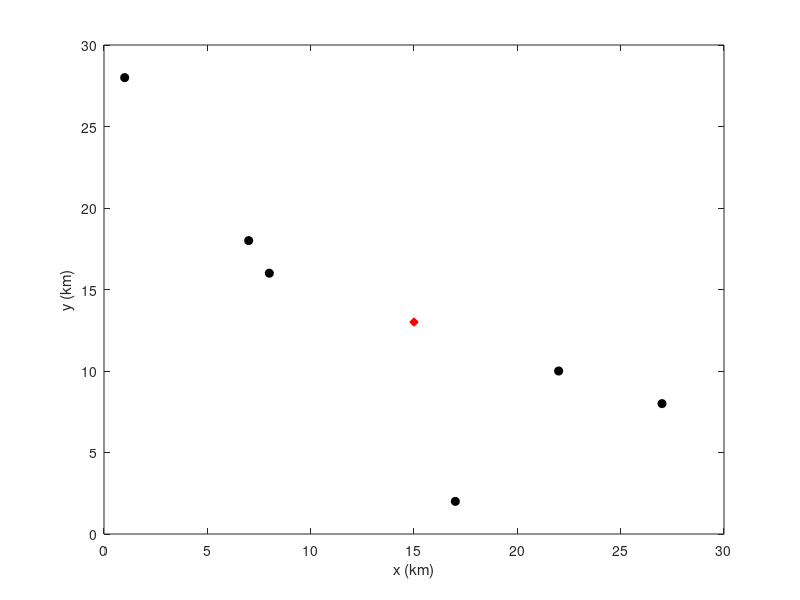

Reproduce this figure in MATLAB.
% Name: Andrew Pang
% Date: 19 APR 2019  
% Task 4 :  Fourier series
clear all;close all;clc; 

c = 1:1:6;
cx = [ 1 7 8 17 22 27 ];
cy = [ 28 18 16 2 10 8 ];
cv = [ 5 11 1 9 7 6];
dx = 0:1:30;
dy = 0:1:30;



x_dist2 = [];
for i1 = dx
    x_dist1  = [];
    for i2 = c
        
        x_dist1 = [ x_dist1, ( cv(i2) * (i1 - cx(i2)) )^2 ];
       
    end
        
    x_dist2 = [x_dist2; x_dist1];
        
end

[x_minumumrowsum, x_minsumrowpos  ] = min(sum(x_dist2,2));

x_minvalues = x_dist2(x_minsumrowpos,:);

y_dist2 = [];
for i3 = dy
    y_dist1  = [];
    for i4 = c
        y_dist1 = [ y_dist1 ( cv(i4) * (i3 - cy(i4)) )^2];
            
    end
        
    y_dist2 = [y_dist2; y_dist1];
        
end

[y_minumumrowsum, y_minsumrowpos  ] = min(sum(y_dist2,2));

y_minvalues = y_dist2(y_minsumrowpos,:);


min_costs1 =  sqrt(x_minvalues + y_minvalues);
min_costs = 0.5 * min_costs1;
total_cost = sum(min_costs);

plot(cx,cy,'ko','MarkerFaceColor','black');
hold on
plot(x_minsumrowpos,y_minsumrowpos,'rd','MarkerFaceColor','red');
xlabel('x (km)');
ylabel('y (km)');



%y_minsumrowpos
%x_minsumrowpos







%distance_compo = sqrt(x_dist2 + y_dist2);

%[d_minumumrowsum, d_minsumrowpos  ] = min(sum(distance_compo,2));

%d_minvalues = distance_compo(d_minsumrowpos,:);


